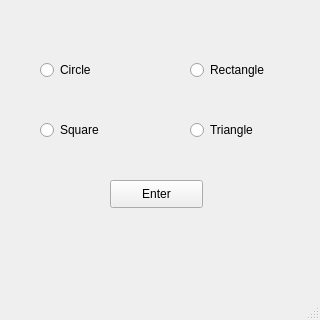
<?xml version="1.0" encoding="UTF-8"?>
<ui version="4.0">
 <class>window_shape</class>
 <widget class="QMainWindow" name="window_shape">
  <property name="geometry">
   <rect>
    <x>0</x>
    <y>0</y>
    <width>320</width>
    <height>320</height>
   </rect>
  </property>
  <property name="minimumSize">
   <size>
    <width>320</width>
    <height>320</height>
   </size>
  </property>
  <property name="maximumSize">
   <size>
    <width>320</width>
    <height>320</height>
   </size>
  </property>
  <property name="windowTitle">
   <string>Shape Selection</string>
  </property>
  <widget class="QWidget" name="centralwidget">
   <widget class="QRadioButton" name="radio_circle">
    <property name="geometry">
     <rect>
      <x>40</x>
      <y>60</y>
      <width>95</width>
      <height>20</height>
     </rect>
    </property>
    <property name="text">
     <string>Circle</string>
    </property>
   </widget>
   <widget class="QRadioButton" name="radio_rectangle">
    <property name="geometry">
     <rect>
      <x>190</x>
      <y>60</y>
      <width>95</width>
      <height>20</height>
     </rect>
    </property>
    <property name="text">
     <string>Rectangle</string>
    </property>
   </widget>
   <widget class="QRadioButton" name="radio_square">
    <property name="geometry">
     <rect>
      <x>40</x>
      <y>120</y>
      <width>95</width>
      <height>20</height>
     </rect>
    </property>
    <property name="text">
     <string>Square</string>
    </property>
   </widget>
   <widget class="QRadioButton" name="radio_triangle">
    <property name="geometry">
     <rect>
      <x>190</x>
      <y>120</y>
      <width>95</width>
      <height>20</height>
     </rect>
    </property>
    <property name="text">
     <string>Triangle</string>
    </property>
   </widget>
   <widget class="QPushButton" name="button_enter">
    <property name="geometry">
     <rect>
      <x>110</x>
      <y>180</y>
      <width>93</width>
      <height>28</height>
     </rect>
    </property>
    <property name="text">
     <string>Enter</string>
    </property>
   </widget>
  </widget>
  <widget class="QMenuBar" name="menubar">
   <property name="geometry">
    <rect>
     <x>0</x>
     <y>0</y>
     <width>320</width>
     <height>26</height>
    </rect>
   </property>
  </widget>
  <widget class="QStatusBar" name="statusbar"/>
 </widget>
 <resources/>
 <connections/>
</ui>
